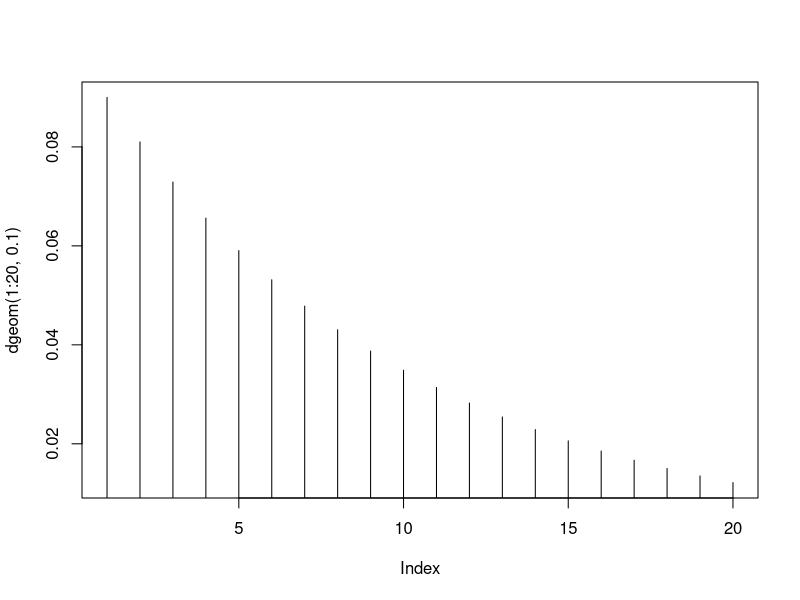
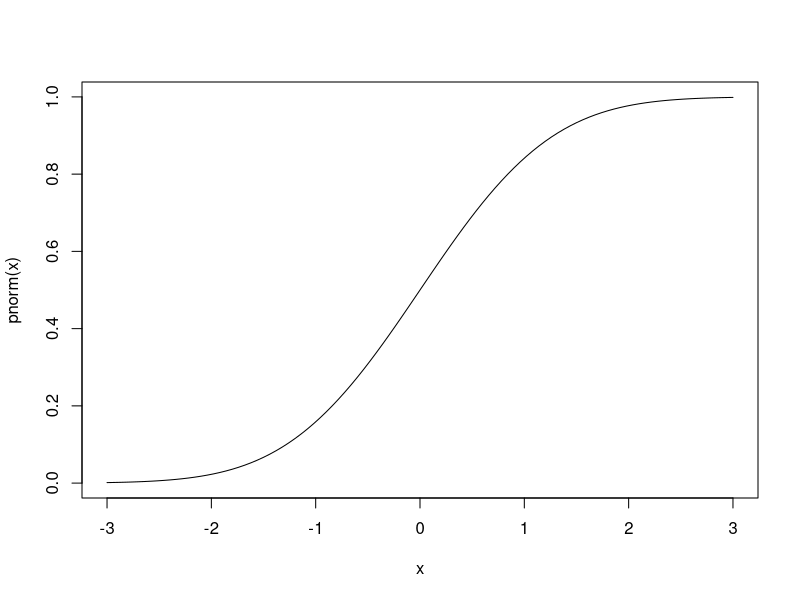
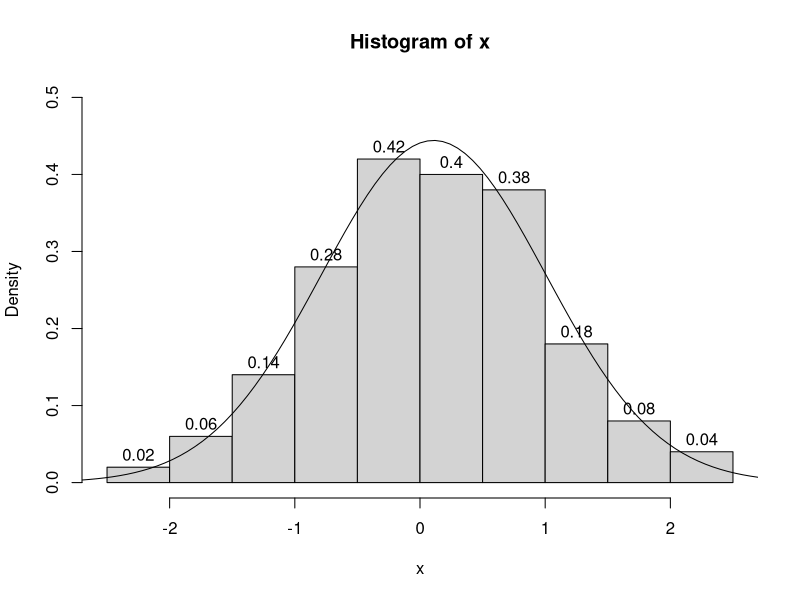
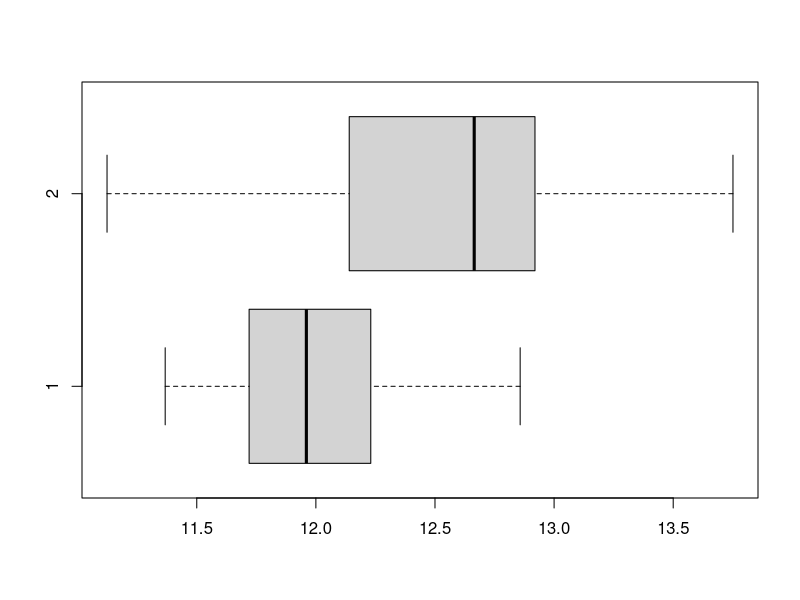

The R source for these figures, in order:
## ---- chunk 1
knitr::opts_chunk$set(echo = TRUE, out.width="40%")
## ---- chunk 2
a <- 1
# ma anche
b = 2
# tuttavia si preferisce la notazione a freccia, 
# perché funziona anche così:
3 -> c
# per visualizzare il valore di una variabile:
c
# in un colpo solo:
(d <- "stringa")
## ---- chunk 3
# Si costruiscono con l'operatore c():
v1 <- c(10, 2, 7.5, 3)
# oppure con una sequenza:
v2 <- 1:10
# anche con passo specificato:
v3 <- seq(1, 10, 0.5)
# Le funzioni si chiamano con le parentesi tonde, 
# separando argomenti con ,
## ---- chunk 4
# Si costruiscono con l'operatore matrix()
(m1 <- matrix(1:10, 2, 5))
## ---- chunk 5
# Le variabili sono nativamente degli array.
# Gli scalari sono solo array di dimensione 1
length(a)
length(v1)
# Gli operatori agiscono quindi sempre su array:
a * 2
v3 + 2
## ---- chunk 6
v1[3]
m1[1,1]
m1[2,]
m1[,]
## ---- chunk 7
v1[c(2,4,1)]
v2[v2 %% 2 == 0]
v2 %% 2 == 0 # operatore modulo (resto)
## ---- chunk 8
my_fun <- function(x) x^2
my_fun(1:5)
your_fun <- my_fun
your_fun(6)
my_apply <- function(x, f) f(x)
my_apply(10, my_fun)
## ---- chunk 9
f <- function(x, y, n=10, test=F) { 
  ifelse(test, 0, x^y + n)
}
f(2, 10)
f(test=F, y=10, x=2)
f(test=T)
## ---- chunk 10
df <- data.frame(A=1:10, B=letters[1:10])
head(df)
## ---- chunk 11
df[2,2]
df$B[2]
# anche in assegnazione
df$C <- LETTERS[1:10]
head(df, 3)
## ---- chunk 12
plot(dgeom(1:20, 0.1), typ="h")
curve(pnorm(x), xlim=c(-3, 3))
## ---- chunk 13
set.seed(1)
x <- rnorm(100)
m <- mean(x); s <- sd(x)
hist(x, prob=T, ylim=c(0, 0.5), labels=T)
curve(dnorm(x, mean=m, sd=s), xlim=c(-3, 3), add=T)
## ---- chunk 14
set.seed(123)
y1 <- rnorm(10, 12, 0.5); y2 <- rnorm(12, 12.5, 0.7)
boxplot(y1, y2, horizontal=T)
## ---- chunk 15
(vt <- var.test(y1, y2))
## ---- chunk 16
t.test(y1, y2, var.equal=(vt$p.value>0.05))
## ---- chunk 17
names(vt)
vt$p.value
